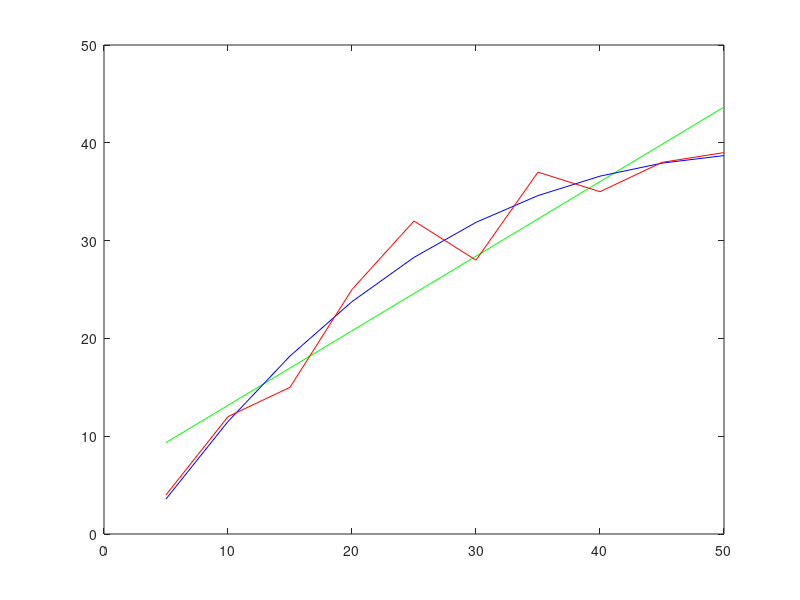

Reproduce this figure in MATLAB.
clear all % Clear all existing variables from memory

% Define the x and y data points
x = [5 10 15 20 25 30 35 40 45 50]; #  the arrays should be of equal size
y = [4 12 15 25 32 28 37 35 38 39 ];
# function is y = mx + c

#Return the coefficients of a polynomial p(x) of degree n that minimizes the
#least-squares-error of the fit to the points


p = polyfit(x, y,1); # x values, y values, 1 - 1 st degree polynomial
#m = p(1); % slope
#c = p(2); % y-intercept

% Evaluate the fitted polynomial at the given x values
% polyval function computes the corresponding y values for the fitted polynomial

% fitted y values based on the polynomial fit p
y1 = polyval(p,x); # y1 = the function we need to fit the value, p = fitted function p for the value x
p2 = polyfit(x, y,3) # fitting the same thing to degree 2
y_2 = polyval(p2,x)

###figure 1
##plot(x,y,'r-') # plots the set of random numbers
##hold on # dont delete the plot, with this on, plot another figure in the same plot
##plot(x,y1,'b-') # plot the above random values again fitted into a straight line

#figure 2
plot(x,y1,'g-',x,y_2,'b-',x,y,'r-') # a diifferent method to do the above| or means circles with red color

